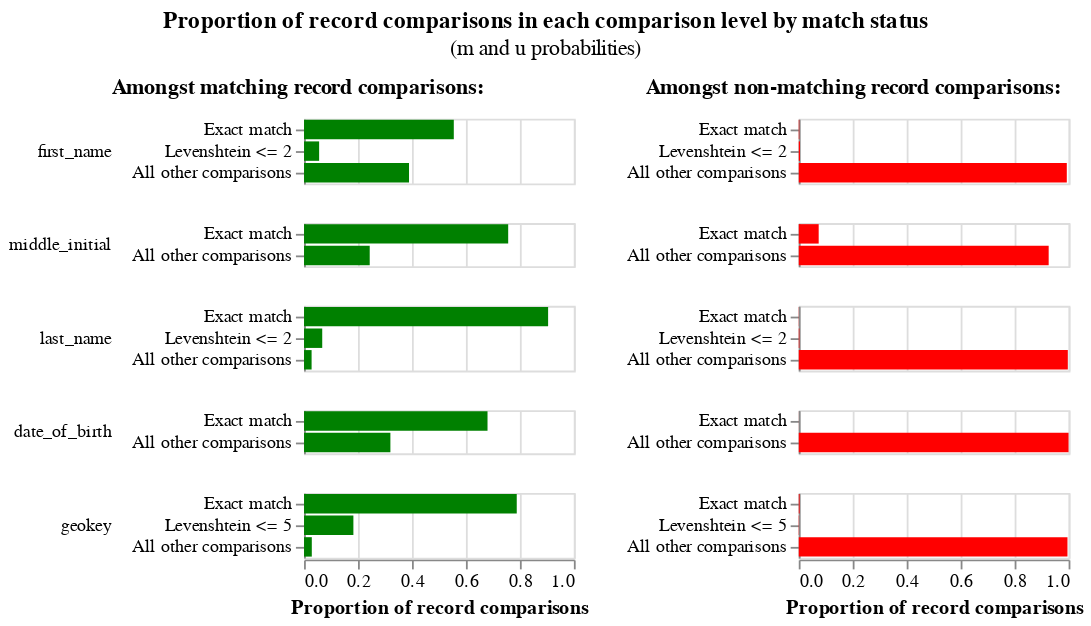

This figure's notebook cell:
### Code cell
# NOTE: EM appears to be finding people in the same family instead of the same person!
# See first_name m probabilities.
# For now, I address this by almost always blocking on first name.
# More experimentation needed to get reasonable values here.
linker.m_u_parameters_chart()

### Figure 1 — Vega-Lite specification as saved in the notebook (floating-point values rounded to 4 significant figures)
{"config": {"view": {"width": 400, "height": 300}, "title": {"anchor": "middle", "offset": 10}, "header": {"title": null}}, "hconcat": [{"mark": "bar", "title": {"text": "Amongst matching record comparisons:", "fontWeight": "bold", "fontSize": 12}, "encoding": {"row": {"type": "nominal", "field": "comparison_name", "sort": {"field": "comparison_sort_order"}, "header": {"labelAngle": 0, "labelAnchor": "middle", "labelAlign": "left"}}, "x": {"type": "quantitative", "field": "m_probability", "axis": {"title": "Proportion of record comparisons"}}, "y": {"type": "nominal", "axis": {"title": null}, "field": "label_for_charts", "sort": {"field": "comparison_vector_value", "order": "descending"}}, "tooltip": [{"type": "nominal", "field": "m_probability_description", "title": "m probability description"}, {"type": "nominal", "field": "comparison_name", "title": "Comparison column name"}, {"type": "ordinal", "field": "label_for_charts", "title": "Label"}, {"type": "nominal", "field": "sql_condition", "title": "SQL condition"}, {"type": "quantitative", "field": "m_probability", "format": ".4p", "title": "m probability"}, {"type": "quantitative", "field": "u_probability", "format": ".4p", "title": "u probability"}, {"type": "quantitative", "field": "bayes_factor", "title": "Bayes factor = m/u", "format": ",.4f"}, {"type": "quantitative", "field": "log2_bayes_factor", "title": "Match weight = log2(m/u)", "format": ",.4f"}], "color": {"value": "green"}}, "resolve": {"scale": {"y": "independent"}}, "transform": [{"filter": "(datum.bayes_factor != 'no-op filter due to vega lite issue 4680')"}], "width": 150, "height": {"step": 12}}, {"mark": "bar", "title": {"text": "Amongst non-matching record comparisons:", "fontWeight": "bold", "fontSize": 12}, "encoding": {"row": {"type": "nominal", "field": "comparison_name", "sort": {"field": "comparison_sort_order"}, "header": {"labels": false}}, "x": {"type": "quantitative", "field": "u_probability", "axis": {"title": "Proportion of record comparisons"}}, "y": {"type": "nominal", "axis": {"title": null}, "field": "label_for_charts", "sort": {"field": "comparison_vector_value", "order": "descending"}}, "tooltip": [{"type": "nominal", "field": "u_probability_description", "title": "u probability description"}, {"type": "nominal", "field": "comparison_name", "title": "Comparison column name"}, {"type": "ordinal", "field": "label_for_charts", "title": "Label"}, {"type": "nominal", "field": "sql_condition", "title": "SQL condition"}, {"type": "quantitative", "field": "m_probability", "format": ".4p", "title": "m probability"}, {"type": "quantitative", "field": "u_probability", "format": ".4p", "title": "u probability"}, {"type": "quantitative", "field": "bayes_factor", "title": "Bayes factor = m/u", "format": ",.4f"}, {"type": "quantitative", "field": "log2_bayes_factor", "title": "Match weight = log2(m/u)", "format": ",.4f"}], "color": {"value": "red"}}, "resolve": {"scale": {"y": "independent"}}, "transform": [{"filter": "(datum.bayes_factor != 'no-op filter2 due to vega lite issue 4680')"}], "width": 150, "height": {"step": 12}}], "data": {"values": [{"comparison_name": "first_name", "sql_condition": "\"first_name_l\" = \"first_name_r\"", "label_for_charts": "Exact match", "m_probability": 0.555, "u_probability": 0.001987, "m_probability_description": "Amongst matching record comparisons, 55.50% of records are in the exact match comparison level", "u_probability_description": "Amongst non-matching record comparisons, 0.20% of records are in the exact match comparison level", "has_tf_adjustments": true, "tf_adjustment_column": "first_name", "tf_adjustment_weight": 1.0, "is_null_level": false, "bayes_factor": 279.3, "log2_bayes_factor": 8.126, "comparison_vector_value": 2, "max_comparison_vector_value": 2, "bayes_factor_description": "If comparison level is `exact match` then comparison is 279.35 times more likely to be a match", "probability_two_random_records_match": 4.858e-05, "comparison_sort_order": 0}, {"comparison_name": "first_name", "sql_condition": "levenshtein(\"first_name_l\", \"first_name_r\") <= 2", "label_for_charts": "Levenshtein <= 2", "m_probability": 0.05596, "u_probability": 0.004702, "m_probability_description": "Amongst matching record comparisons, 5.60% of records are in the levenshtein <= 2 comparison level", "u_probability_description": "Amongst non-matching record comparisons, 0.47% of records are in the levenshtein <= 2 comparison level", "has_tf_adjustments": false, "tf_adjustment_column": null, "tf_adjustment_weight": 1.0, "is_null_level": false, "bayes_factor": 11.9, "log2_bayes_factor": 3.573, "comparison_vector_value": 1, "max_comparison_vector_value": 2, "bayes_factor_description": "If comparison level is `levenshtein <= 2` then comparison is 11.90 times more likely to be a match", "probability_two_random_records_match": 4.858e-05, "comparison_sort_order": 0}, {"comparison_name": "first_name", "sql_condition": "ELSE", "label_for_charts": "All other comparisons", "m_probability": 0.389, "u_probability": 0.9933, "m_probability_description": "Amongst matching record comparisons, 38.90% of records are in the all other comparisons comparison level", "u_probability_description": "Amongst non-matching record comparisons, 99.33% of records are in the all other comparisons comparison level", "has_tf_adjustments": false, "tf_adjustment_column": null, "tf_adjustment_weight": 1.0, "is_null_level": false, "bayes_factor": 0.3917, "log2_bayes_factor": -1.352, "comparison_vector_value": 0, "max_comparison_vector_value": 2, "bayes_factor_description": "If comparison level is `all other comparisons` then comparison is  2.55 times less likely to be a match", "probability_two_random_records_match": 4.858e-05, "comparison_sort_order": 0}, {"comparison_name": "middle_initial", "sql_condition": "\"middle_initial_l\" = \"middle_initial_r\"", "label_for_charts": "Exact match", "m_probability": 0.7566, "u_probability": 0.07385, "m_probability_description": "Amongst matching record comparisons, 75.66% of records are in the exact match comparison level", "u_probability_description": "Amongst non-matching record comparisons, 7.39% of records are in the exact match comparison level", "has_tf_adjustments": false, "tf_adjustment_column": null, "tf_adjustment_weight": 1.0, "is_null_level": false, "bayes_factor": 10.24, "log2_bayes_factor": 3.357, "comparison_vector_value": 1, "max_comparison_vector_value": 1, "bayes_factor_description": "If comparison level is `exact match` then comparison is 10.24 times more likely to be a match", "probability_two_random_records_match": 4.858e-05, "comparison_sort_order": 1}, {"comparison_name": "middle_initial", "sql_condition": "ELSE", "label_for_charts": "All other comparisons", "m_probability": 0.2434, "u_probability": 0.9261, "m_probability_description": "Amongst matching record comparisons, 24.34% of records are in the all other comparisons comparison level", "u_probability_description": "Amongst non-matching record comparisons, 92.61% of records are in the all other comparisons comparison level", "has_tf_adjustments": false, "tf_adjustment_column": null, "tf_adjustment_weight": 1.0, "is_null_level": false, "bayes_factor": 0.2628, "log2_bayes_factor": -1.928, "comparison_vector_value": 0, "max_comparison_vector_value": 1, "bayes_factor_description": "If comparison level is `all other comparisons` then comparison is  3.80 times less likely to be a match", "probability_two_random_records_match": 4.858e-05, "comparison_sort_order": 1}, {"comparison_name": "last_name", "sql_condition": "\"last_name_l\" = \"last_name_r\"", "label_for_charts": "Exact match", "m_probability": 0.9045, "u_probability": 0.0006662, "m_probability_description": "Amongst matching record comparisons, 90.45% of records are in the exact match comparison level", "u_probability_description": "Amongst non-matching record comparisons, 0.07% of records are in the exact match comparison level", "has_tf_adjustments": true, "tf_adjustment_column": "last_name", "tf_adjustment_weight": 1.0, "is_null_level": false, "bayes_factor": 1358.0, "log2_bayes_factor": 10.41, "comparison_vector_value": 2, "max_comparison_vector_value": 2, "bayes_factor_description": "If comparison level is `exact match` then comparison is 1,357.63 times more likely to be a match", "probability_two_random_records_match": 4.858e-05, "comparison_sort_order": 2}, {"comparison_name": "last_name", "sql_condition": "levenshtein(\"last_name_l\", \"last_name_r\") <= 2", "label_for_charts": "Levenshtein <= 2", "m_probability": 0.06745, "u_probability": 0.002242, "m_probability_description": "Amongst matching record comparisons, 6.74% of records are in the levenshtein <= 2 comparison level", "u_probability_description": "Amongst non-matching record comparisons, 0.22% of records are in the levenshtein <= 2 comparison level", "has_tf_adjustments": false, "tf_adjustment_column": null, "tf_adjustment_weight": 1.0, "is_null_level": false, "bayes_factor": 30.08, "log2_bayes_factor": 4.911, "comparison_vector_value": 1, "max_comparison_vector_value": 2, "bayes_factor_description": "If comparison level is `levenshtein <= 2` then comparison is 30.08 times more likely to be a match", "probability_two_random_records_match": 4.858e-05, "comparison_sort_order": 2}, {"comparison_name": "last_name", "sql_condition": "ELSE", "label_for_charts": "All other comparisons", "m_probability": 0.02804, "u_probability": 0.9971, "m_probability_description": "Amongst matching record comparisons, 2.80% of records are in the all other comparisons comparison level", "u_probability_description": "Amongst non-matching record comparisons, 99.71% of records are in the all other comparisons comparison level", "has_tf_adjustments": false, "tf_adjustment_column": null, "tf_adjustment_weight": 1.0, "is_null_level": false, "bayes_factor": 0.02812, "log2_bayes_factor": -5.152, "comparison_vector_value": 0, "max_comparison_vector_value": 2, "bayes_factor_description": "If comparison level is `all other comparisons` then comparison is  35.56 times less likely to be a match", "probability_two_random_records_match": 4.858e-05, "comparison_sort_order": 2}, {"comparison_name": "date_of_birth", "sql_condition": "\"date_of_birth_l\" = \"date_of_birth_r\"", "label_for_charts": "Exact match", "m_probability": 0.68, "u_probability": 0.0002165, "m_probability_description": "Amongst matching record comparisons, 68.00% of records are in the exact match comparison level", "u_probability_description": "Amongst non-matching record comparisons, 0.02% of records are in the exact match comparison level", "has_tf_adjustments": false, "tf_adjustment_column": null, "tf_adjustment_weight": 1.0, "is_null_level": false, "bayes_factor": 3141.0, "log2_bayes_factor": 11.62, "comparison_vector_value": 1, "max_comparison_vector_value": 1, "bayes_factor_description": "If comparison level is `exact match` then comparison is 3,141.47 times more likely to be a match", "probability_two_random_records_match": 4.858e-05, "comparison_sort_order": 3}, {"comparison_name": "date_of_birth", "sql_condition": "ELSE", "label_for_charts": "All other comparisons", "m_probability": 0.32, "u_probability": 0.9998, "m_probability_description": "Amongst matching record comparisons, 32.00% of records are in the all other comparisons comparison level", "u_probability_description": "Amongst non-matching record comparisons, 99.98% of records are in the all other comparisons comparison level", "has_tf_adjustments": false, "tf_adjustment_column": null, "tf_adjustment_weight": 1.0, "is_null_level": false, "bayes_factor": 0.3201, "log2_bayes_factor": -1.643, "comparison_vector_value": 0, "max_comparison_vector_value": 1, "bayes_factor_description": "If comparison level is `all other comparisons` then comparison is  3.12 times less likely to be a match", "probability_two_random_records_match": 4.858e-05, "comparison_sort_order": 3}, {"comparison_name": "geokey", "sql_condition": "\"geokey_l\" = \"geokey_r\"", "label_for_charts": "Exact match", "m_probability": 0.7883, "u_probability": 0.003099, "m_probability_description": "Amongst matching record comparisons, 78.83% of records are in the exact match comparison level", "u_probability_description": "Amongst non-matching record comparisons, 0.31% of records are in the exact match comparison level", "has_tf_adjustments": false, "tf_adjustment_column": null, "tf_adjustment_weight": 1.0, "is_null_level": false, "bayes_factor": 254.4, "log2_bayes_factor": 7.991, "comparison_vector_value": 2, "max_comparison_vector_value": 2, "bayes_factor_description": "If comparison level is `exact match` then comparison is 254.35 times more likely to be a match", "probability_two_random_records_match": 4.858e-05, "comparison_sort_order": 4}, {"comparison_name": "geokey", "sql_condition": "levenshtein(\"geokey_l\", \"geokey_r\") <= 5", "label_for_charts": "Levenshtein <= 5", "m_probability": 0.1829, "u_probability": 0.001107, "m_probability_description": "Amongst matching record comparisons, 18.29% of records are in the levenshtein <= 5 comparison level", "u_probability_description": "Amongst non-matching record comparisons, 0.11% of records are in the levenshtein <= 5 comparison level", "has_tf_adjustments": false, "tf_adjustment_column": null, "tf_adjustment_weight": 1.0, "is_null_level": false, "bayes_factor": 165.2, "log2_bayes_factor": 7.368, "comparison_vector_value": 1, "max_comparison_vector_value": 2, "bayes_factor_description": "If comparison level is `levenshtein <= 5` then comparison is 165.25 times more likely to be a match", "probability_two_random_records_match": 4.858e-05, "comparison_sort_order": 4}, {"comparison_name": "geokey", "sql_condition": "ELSE", "label_for_charts": "All other comparisons", "m_probability": 0.0288, "u_probability": 0.9958, "m_probability_description": "Amongst matching record comparisons, 2.88% of records are in the all other comparisons comparison level", "u_probability_description": "Amongst non-matching record comparisons, 99.58% of records are in the all other comparisons comparison level", "has_tf_adjustments": false, "tf_adjustment_column": null, "tf_adjustment_weight": 1.0, "is_null_level": false, "bayes_factor": 0.02892, "log2_bayes_factor": -5.112, "comparison_vector_value": 0, "max_comparison_vector_value": 2, "bayes_factor_description": "If comparison level is `all other comparisons` then comparison is  34.58 times less likely to be a match", "probability_two_random_records_match": 4.858e-05, "comparison_sort_order": 4}]}, "title": {"text": "Proportion of record comparisons in each comparison level by match status", "subtitle": "(m and u probabilities)"}, "$schema": "https://vega.github.io/schema/vega-lite/v4.json"}
